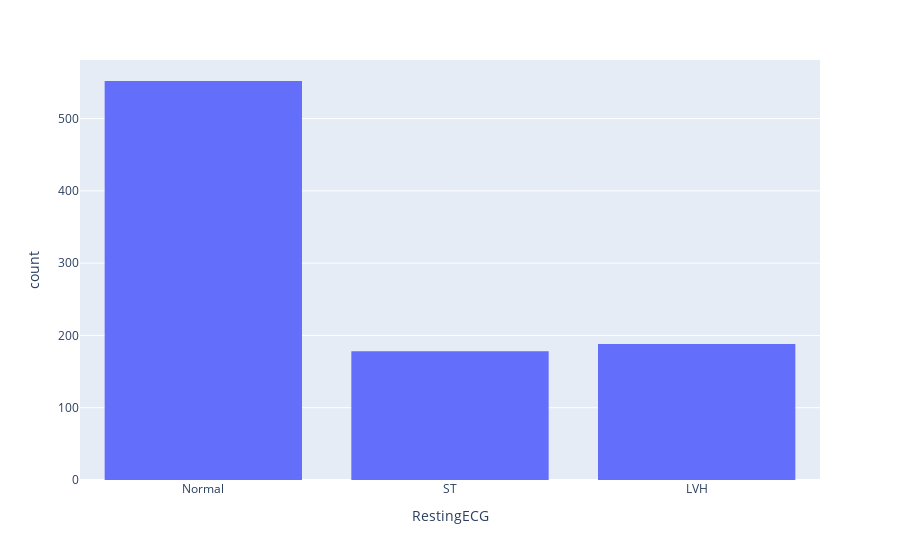

Notebook code for this chart:
### Code cell
# RestingECG: resting electrocardiogram results: 
# [Normal: Normal, 
# ST: having ST-T wave abnormality(T wave inversions and/or ST elevation or depression of > 0.05 mV), 
# LVH: showing probable or definite left ventricular hypertrophy by Estes' criteria]
RestingECG = px.histogram(df, x="RestingECG")
RestingECG.show()

### Figure 1 — Plotly figure (JSON) as saved in the notebook; plotly's stock layout.template omitted (floating-point values rounded to 4 significant figures; data arrays with more than 128 entries replaced by an {"elided": "..."} marker saying what was removed)
{"data": [{"alignmentgroup": "True", "bingroup": "x", "hovertemplate": "RestingECG=%{x}<br>count=%{y}<extra></extra>", "legendgroup": "", "marker": {"color": "#636efa", "pattern": {"shape": ""}}, "name": "", "offsetgroup": "", "orientation": "v", "showlegend": false, "type": "histogram", "x": {"elided": "918 str values"}, "xaxis": "x", "yaxis": "y"}], "layout": {"barmode": "relative", "legend": {"tracegroupgap": 0}, "margin": {"t": 60}, "xaxis": {"anchor": "y", "domain": [0, 1], "title": {"text": "RestingECG"}}, "yaxis": {"anchor": "x", "domain": [0, 1], "title": {"text": "count"}}}}
